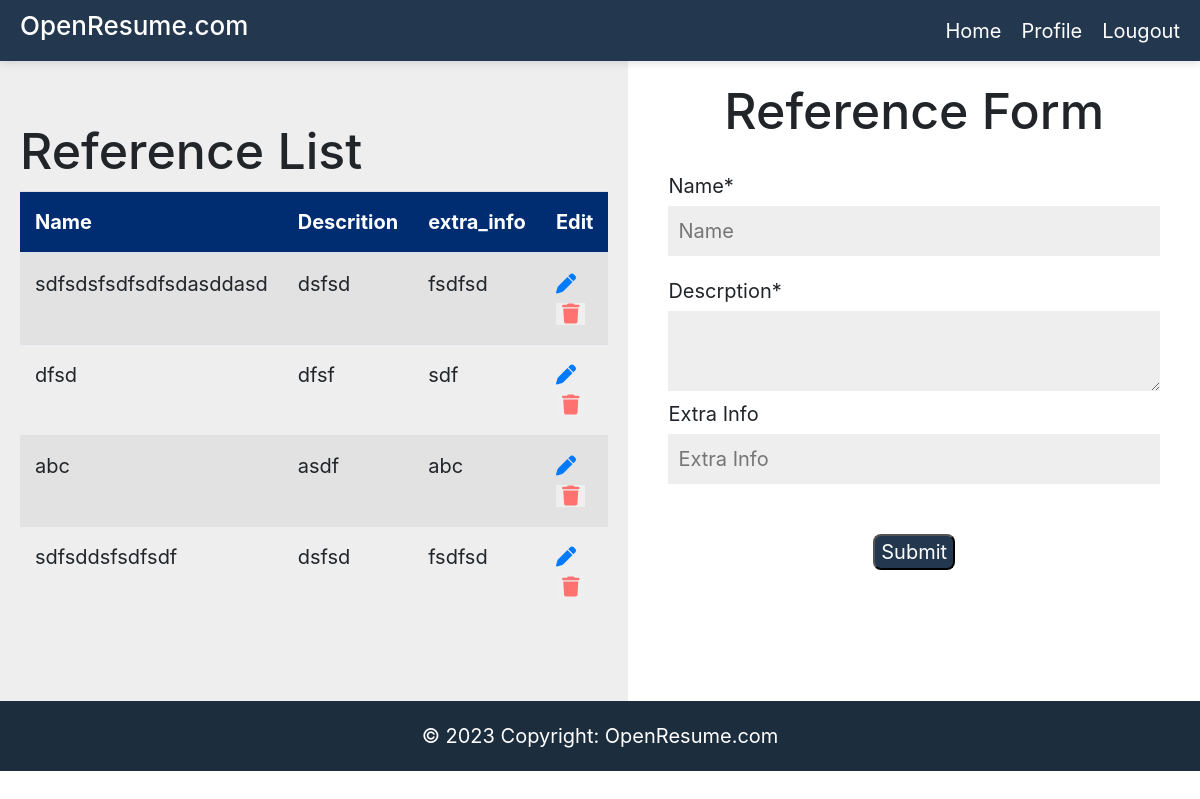
/add_reference_info.php (signed in), run on an earlier commit of the app's database.
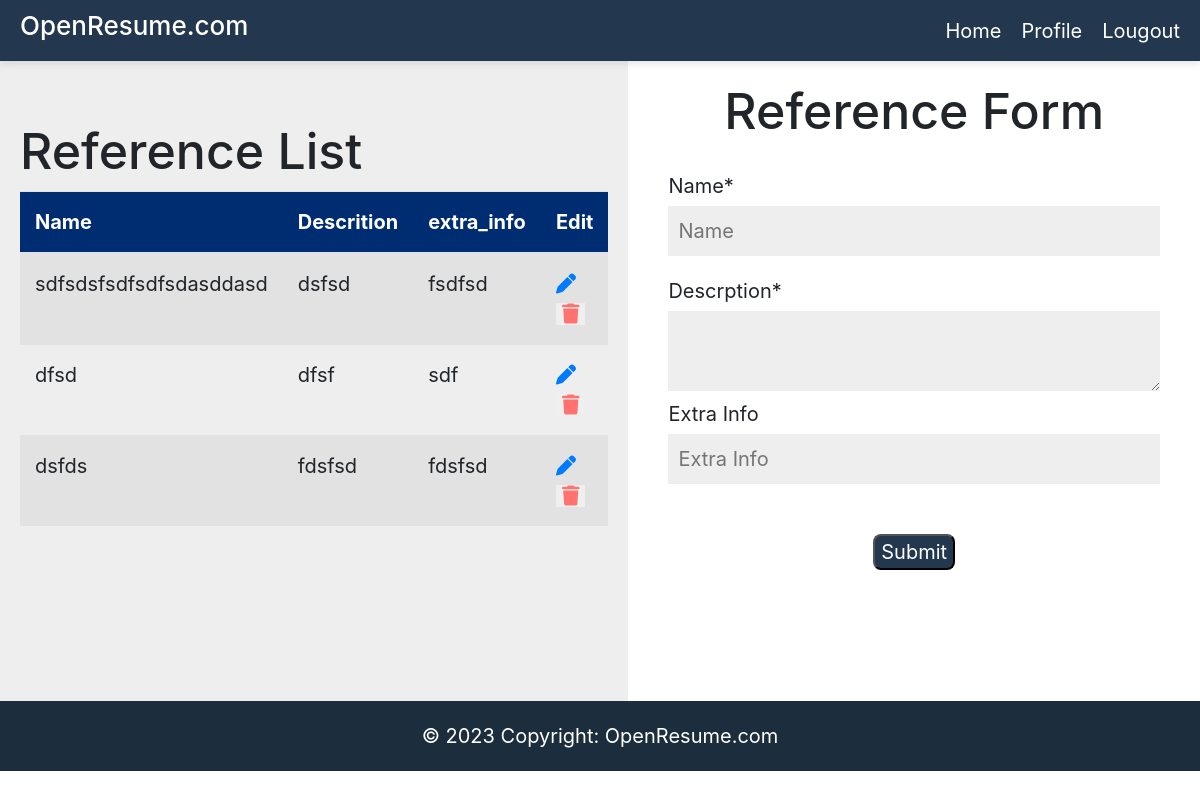
And on a later commit of the database.
### tables this page shows
CREATE TABLE `reference` (
  `id` int(11) NOT NULL,
  `account_id` int(11) DEFAULT NULL,
  `name` varchar(255) NOT NULL,
  `description` mediumtext DEFAULT NULL,
  `extra_info` varchar(255) DEFAULT NULL
);

### middleware/authentication.php (called while the page is built, shortened)
<?php
include "config/config.php";
$conn =  dbConnection();
if (isset($_SESSION["authenticated"]) && $_SESSION["authenticated"] === true) {
    $id = $_SESSION["id"];
    $user_query = "select * from account where id = $id";
    $user_query_result = getQuery($conn, $user_query);
    $dataLen = count($user_query_result);
    if ($dataLen == 1) {
        $user = $user_query_result[0];
    }
}

### config/config.php (called while the page is built, shortened)
<?php
function getQuery($conn, $sql)
{
    $result = $conn->query($sql);
    $rArray = array();
    if ($result) {
        if ($result->num_rows > 0) {
            while ($row = $result->fetch_assoc()) {
                array_push($rArray, $row);
            }
        }
    }
    return $rArray;
}

### add_reference_info.php (the view, shortened to what this page needs)
<!DOCTYPE html>
<html lang="en">
<head>
    <link rel="stylesheet" href="https://cdnjs.cloudflare.com/ajax/libs/font-awesome/6.4.0/css/all.min.css" />
    <link rel="stylesheet" href="https://cdn.jsdelivr.net/npm/bootstrap@4.4.1/dist/css/bootstrap.min.css">
    <link rel="stylesheet" href="css/header.css">
    <link rel="stylesheet" href="css/create_form.css">
</head>
<body>
    <?php
    include "middleware/authentication.php";
    $user_id = $user['id'];
    $name = "";
    $description = "";
    $extra_info = "";
    $references = getQuery($conn, "select * from reference where account_id = $user_id");
    include "snippets/header.php";
    ?>
    <div class="main-container">
        <div class="data-table">
            <h1>Reference List</h1>
            <div class="table-container">
                <table class="table table-striped mb-0">
                    <thead style="background-color: #002d72;">
                        <tr>
                            <th scope="col">Name</th>
                            <th scope="col">Descrition</th>
                            <th scope="col">extra_info</th>
                            <th scope="col">Edit</th>
                        </tr>
                    </thead>
                    <tbody>
                        <?php
                        foreach ($references as $item) {
                        ?>
                            <tr>
                                <td><?php echo $item["name"] ?></td>
                                <td><?php echo $item["description"] ?></td>
                                <td><?php echo $item["extra_info"] ?></td>
                                <td>
                                    <a href="edit_reference_info.php?id=<?php echo $item['id'] ?>"><i class="fa-solid fa-pen"></i></a>
                                    <form action="add_reference_info.php" method="POST" style="display: inline;">
                                        <button type="submit" class="fa-solid fa-trash" style="color: #FF726F; border: none" onclick="return confirm('Are you sure?')"></button>
                                    </form>
                                </td>
                            </tr>
                        <?php
                        }
                        ?>
                    </tbody>
                </table>
            </div>
        </div>
        <div class="data-form">
            <h1>Reference Form</h1>
            <form method="POST" action="add_reference_info.php">
                <label for="name">Name*</label>
                <br>
                <input type="text" placeholder="Name" name="name" id="name" value="<?php echo  $name; ?>" required>
                <br>
                <label for="institution_name">Descrption*</label>
                <br>
                <textarea name="description" id="description"><?php echo  $description; ?></textarea>
                <br>
                <label for="extra_info">Extra Info</label>
                <br>
                <input type="text" placeholder="Extra Info" name="extra_info" id="extra_info" value="<?php echo  $extra_info; ?>">
                <br>
                <div class="submit-button-container">
                    <button type="submit">Submit</button>
                </div>
            </form>
        </div>
    </div>
    <footer class="">
        <div class="text-center p-3" style="background-color: rgba(0, 0, 0, 0.2);">
            © 2023 Copyright:
            <a style="color: white" href="https://educodiv.com">OpenResume.com</a>
        </div>
    </footer>
</body>
</html>

What changed in the data, as far as the page shows it:
removed reference: name "abc", description "asdf", extra_info "abc"
removed reference: name "sdfsddsfsdfsdf", description "dsfsd", extra_info "fsdfsd"
added reference: name "dsfds", description "fdsfsd", extra_info "fdsfsd"
